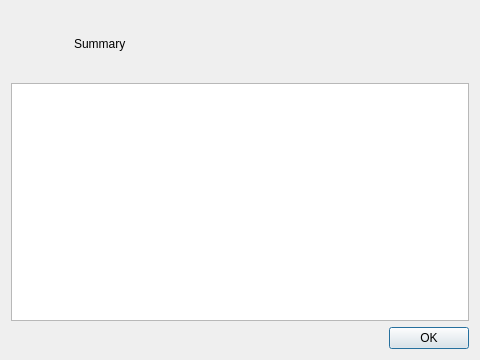
<?xml version="1.0" encoding="UTF-8"?>
<ui version="4.0">
 <class>ErrorDialog</class>
 <widget class="QDialog" name="ErrorDialog">
  <property name="geometry">
   <rect>
    <x>0</x>
    <y>0</y>
    <width>480</width>
    <height>360</height>
   </rect>
  </property>
  <property name="windowTitle">
   <string>Error</string>
  </property>
  <layout class="QVBoxLayout" name="verticalLayout">
   <item>
    <widget class="QWidget" name="summaryRow" native="true">
     <property name="sizePolicy">
      <sizepolicy hsizetype="Preferred" vsizetype="Fixed">
       <horstretch>0</horstretch>
       <verstretch>0</verstretch>
      </sizepolicy>
     </property>
     <layout class="QHBoxLayout" name="summaryLayout">
      <item>
       <widget class="QLabel" name="iconLabel">
        <property name="minimumSize">
         <size>
          <width>48</width>
          <height>48</height>
         </size>
        </property>
        <property name="maximumSize">
         <size>
          <width>48</width>
          <height>48</height>
         </size>
        </property>
        <property name="text">
         <string/>
        </property>
        <property name="alignment">
         <set>Qt::AlignmentFlag::AlignTop|Qt::AlignmentFlag::AlignLeading</set>
        </property>
       </widget>
      </item>
      <item>
       <widget class="QLabel" name="summaryLabel">
        <property name="text">
         <string>Summary</string>
        </property>
        <property name="wordWrap">
         <bool>true</bool>
        </property>
       </widget>
      </item>
     </layout>
    </widget>
   </item>
   <item>
    <widget class="QPlainTextEdit" name="detailsPlainTextEdit">
     <property name="readOnly">
      <bool>true</bool>
     </property>
     <property name="minimumSize">
      <size>
       <width>0</width>
       <height>120</height>
      </size>
     </property>
    </widget>
   </item>
   <item>
    <widget class="QDialogButtonBox" name="buttonBox">
     <property name="orientation">
      <enum>Qt::Orientation::Horizontal</enum>
     </property>
     <property name="standardButtons">
      <set>QDialogButtonBox::StandardButton::Ok</set>
     </property>
    </widget>
   </item>
  </layout>
 </widget>
 <resources/>
 <connections/>
</ui>
